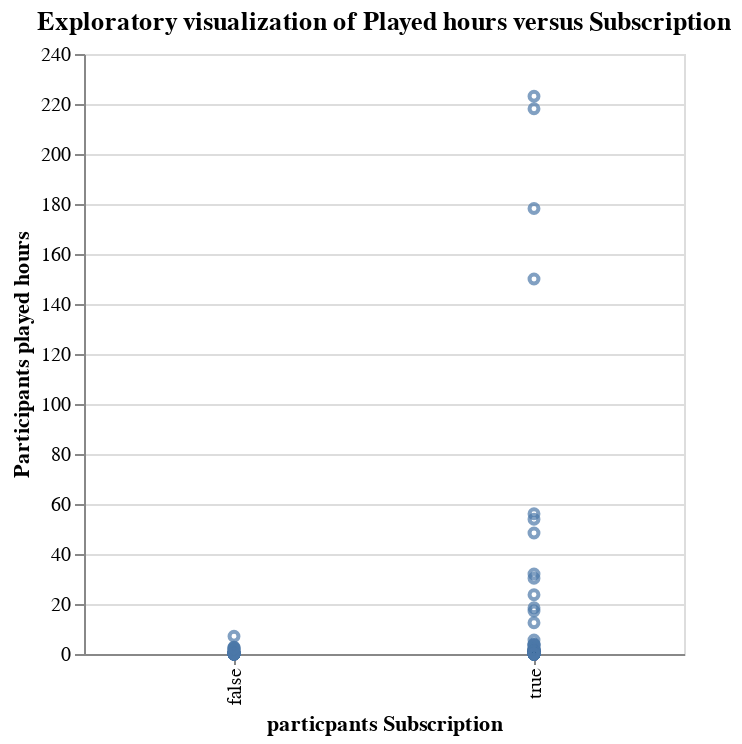

Notebook code cell kept with this figure:
### Code cell
plot_3 = alt.Chart(
    players_filtered,
    title= "Exploratory visualization of Played hours versus Subscription"
).mark_point(size = 20).encode(
    x=alt.X("subscribe")
        .title("particpants Subscription"),
    y=alt.Y("played_hours")
        .title("Participants played hours")
).properties(width = 300)
plot_3

### Figure 1 — Vega-Lite specification as saved in the notebook (floating-point values rounded to 4 significant figures; data arrays with more than 128 entries replaced by an {"elided": "..."} marker saying what was removed)
{"config": {"view": {"continuousWidth": 300, "continuousHeight": 300}}, "data": {"name": "data-dc39170511f3ba1e9a8571eea42c5369"}, "mark": {"type": "point", "size": 20}, "encoding": {"x": {"field": "subscribe", "title": "particpants Subscription", "type": "nominal"}, "y": {"field": "played_hours", "title": "Participants played hours", "type": "quantitative"}}, "title": "Exploratory visualization of Played hours versus Subscription", "width": 300, "$schema": "https://vega.github.io/schema/vega-lite/v5.20.1.json", "datasets": {"data-dc39170511f3ba1e9a8571eea42c5369": {"elided": "196 records"}}}
